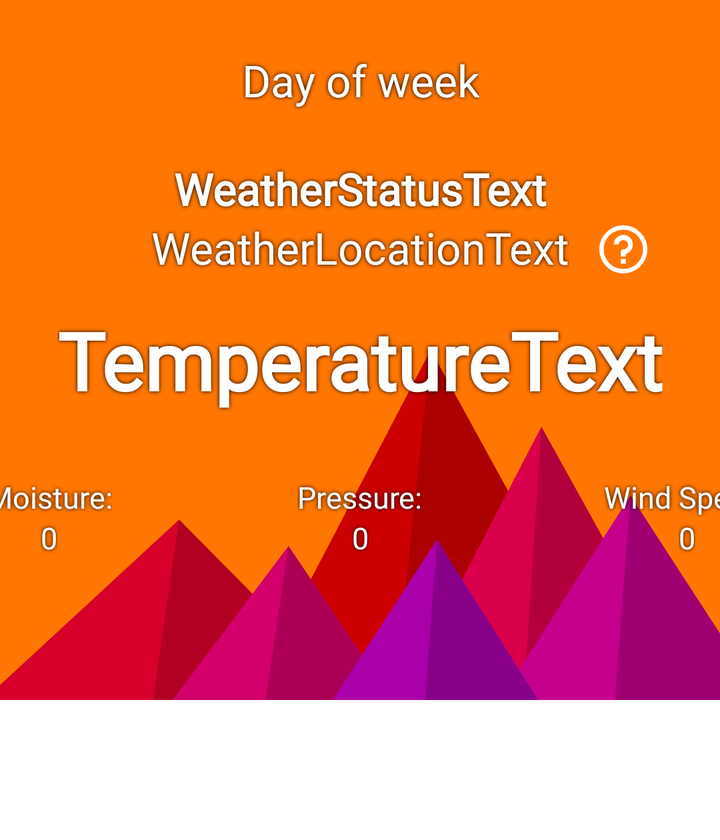
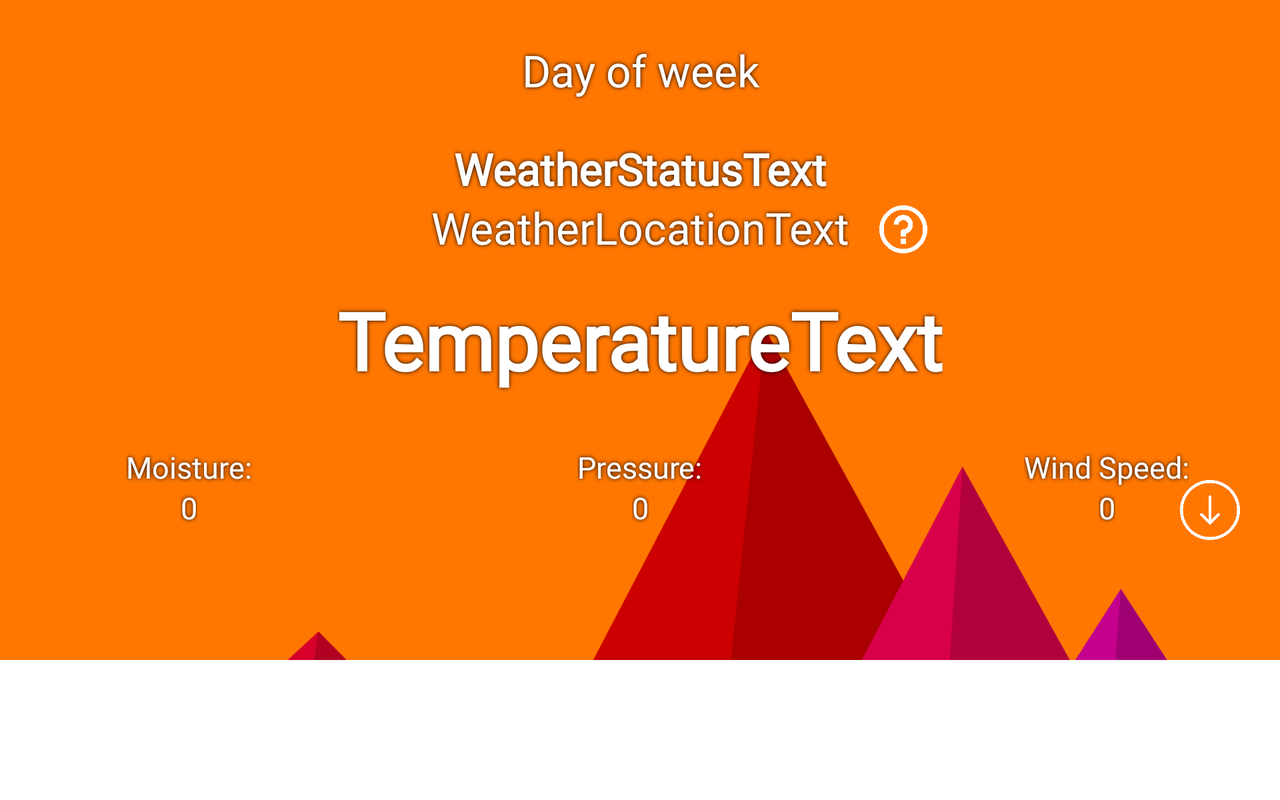

First picture: res/layout/ on a phone held upright. Second picture: the repository's own variant of that layout, on a device whose configuration matches the variant's folder. Source for both follows.
<!-- AndroidManifest.xml: application theme Theme.WeatherToday -->
<!-- res/layout/fragment_main.xml -->
<?xml version="1.0" encoding="utf-8"?>
<androidx.core.widget.NestedScrollView xmlns:android="http://schemas.android.com/apk/res/android"
    xmlns:app="http://schemas.android.com/apk/res-auto"
    xmlns:tools="http://schemas.android.com/tools"
    android:id="@+id/mainScrollView"
    android:layout_width="match_parent"
    android:layout_height="wrap_content"
    tools:context=".fragments.MainFragment">

    <androidx.constraintlayout.widget.ConstraintLayout
        android:layout_width="match_parent"
        android:layout_height="wrap_content"
        tools:context=".MainActivity">

        <ImageView
            android:id="@+id/backgroundView"
            android:layout_width="match_parent"
            android:layout_height="350dp"
            android:scaleType="centerCrop"
            android:src="@drawable/main_background"
            app:layout_constraintEnd_toEndOf="parent"
            app:layout_constraintStart_toStartOf="parent"
            app:layout_constraintTop_toTopOf="parent" />

        <ImageView
            android:id="@+id/locationInfoView"
            android:layout_width="wrap_content"
            android:layout_height="wrap_content"
            android:layout_marginStart="15dp"
            android:layout_marginTop="2dp"
            android:src="@drawable/ic_question"
            app:layout_constraintBottom_toBottomOf="@+id/weatherLocationView"
            app:layout_constraintStart_toEndOf="@+id/weatherLocationView"
            app:layout_constraintTop_toTopOf="@+id/weatherLocationView" />

        <TextView
            android:id="@+id/dayOfWeekView"
            android:layout_width="wrap_content"
            android:layout_height="wrap_content"
            android:fontFamily="@font/balsamiqsans_bold"
            android:text="@string/day_of_week"
            android:theme="@style/locationInfoText"
            app:layout_constraintBottom_toTopOf="@+id/weatherStatusView"
            app:layout_constraintEnd_toEndOf="@+id/weatherStatusView"
            app:layout_constraintStart_toStartOf="@+id/weatherStatusView"
            app:layout_constraintTop_toTopOf="@+id/backgroundView" />

        <TextView
            android:id="@+id/weatherStatusView"
            android:layout_width="wrap_content"
            android:layout_height="wrap_content"
            android:fontFamily="@font/balsamiqsans_bold"
            android:gravity="center"
            android:text="@string/weather_status_text"
            android:textStyle="bold"
            android:theme="@style/locationInfoText"
            app:layout_constraintBottom_toTopOf="@+id/weatherLocationView"
            app:layout_constraintEnd_toEndOf="@+id/weatherLocationView"
            app:layout_constraintStart_toStartOf="@+id/weatherLocationView" />

        <TextView
            android:id="@+id/weatherLocationView"
            android:layout_width="wrap_content"
            android:layout_height="wrap_content"
            android:layout_marginBottom="15dp"
            android:fontFamily="@font/balsamiqsans_regular"
            android:text="@string/weather_location"
            android:theme="@style/locationInfoText"
            app:layout_constraintBottom_toTopOf="@+id/weatherTemperatureView"
            app:layout_constraintEnd_toEndOf="@+id/weatherTemperatureView"
            app:layout_constraintStart_toStartOf="@+id/weatherTemperatureView" />

        <TextView
            android:id="@+id/weatherTemperatureView"
            android:layout_width="wrap_content"
            android:layout_height="wrap_content"
            android:layout_marginTop="20dp"
            android:layout_marginBottom="10dp"
            android:fontFamily="@font/balsamiqsans_bold"
            android:shadowColor="@color/black"
            android:shadowRadius="5"
            android:text="@string/temperature_text"
            android:textSize="40sp"
            android:textStyle="bold"
            android:theme="@style/mainPageText"
            app:layout_constraintBottom_toBottomOf="@+id/backgroundView"
            app:layout_constraintEnd_toEndOf="parent"
            app:layout_constraintStart_toStartOf="@+id/backgroundView"
            app:layout_constraintTop_toTopOf="@id/backgroundView" />

        <TextView
            android:id="@+id/weatherMoistureValueView"
            android:layout_width="wrap_content"
            android:layout_height="wrap_content"
            android:fontFamily="@font/balsamiqsans_regular"
            android:text="0"
            android:theme="@style/weatherParams"
            app:layout_constraintEnd_toEndOf="@+id/weatherMoistureView"
            app:layout_constraintStart_toStartOf="@+id/weatherMoistureView"
            app:layout_constraintTop_toBottomOf="@+id/weatherMoistureView"
            tools:ignore="HardcodedText" />

        <TextView
            android:id="@+id/weatherMoistureView"
            android:layout_width="wrap_content"
            android:layout_height="wrap_content"
            android:layout_marginStart="20dp"
            android:fontFamily="@font/balsamiqsans_regular"
            android:text="@string/moisture"
            android:theme="@style/weatherParams"
            app:layout_constraintBottom_toTopOf="@+id/weatherPressureValueView"
            app:layout_constraintEnd_toStartOf="@+id/weatherTemperatureView"
            app:layout_constraintStart_toStartOf="@id/backgroundView" />

        <TextView
            android:id="@+id/weatherPressureValueView"
            android:layout_width="wrap_content"
            android:layout_height="wrap_content"
            android:fontFamily="@font/balsamiqsans_regular"
            android:text="0"
            android:theme="@style/weatherParams"
            app:layout_constraintEnd_toEndOf="@+id/weatherPressureView"
            app:layout_constraintStart_toStartOf="@+id/weatherPressureView"
            app:layout_constraintTop_toBottomOf="@+id/weatherPressureView"
            tools:ignore="HardcodedText" />

        <TextView
            android:id="@+id/weatherPressureView"
            android:layout_width="wrap_content"
            android:layout_height="wrap_content"
            android:layout_marginBottom="60dp"
            android:fontFamily="@font/balsamiqsans_regular"
            android:text="@string/pressure"
            android:theme="@style/weatherParams"
            app:layout_constraintBottom_toBottomOf="@+id/backgroundView"
            app:layout_constraintEnd_toEndOf="@+id/weatherTemperatureView"
            app:layout_constraintStart_toStartOf="@+id/weatherTemperatureView"
            app:layout_constraintTop_toBottomOf="@+id/weatherTemperatureView" />

        <TextView
            android:id="@+id/windSpeedView"
            android:layout_width="wrap_content"
            android:layout_height="wrap_content"
            android:layout_marginEnd="5dp"
            android:fontFamily="@font/balsamiqsans_regular"
            android:text="@string/wind"
            android:theme="@style/weatherParams"
            app:layout_constraintBottom_toTopOf="@+id/weatherPressureValueView"
            app:layout_constraintEnd_toEndOf="@id/backgroundView"
            app:layout_constraintStart_toEndOf="@+id/weatherTemperatureView" />

        <TextView
            android:id="@+id/windSpeedValueView"
            android:layout_width="wrap_content"
            android:layout_height="wrap_content"
            android:fontFamily="@font/balsamiqsans_regular"
            android:text="0"
            android:theme="@style/weatherParams"
            app:layout_constraintEnd_toEndOf="@+id/windSpeedView"
            app:layout_constraintStart_toStartOf="@+id/windSpeedView"
            app:layout_constraintTop_toBottomOf="@+id/windSpeedView"
            tools:ignore="HardcodedText" />

        <androidx.recyclerview.widget.RecyclerView
            android:id="@+id/daysListView"
            android:layout_width="match_parent"
            android:layout_height="wrap_content"
            android:nestedScrollingEnabled="false"
            android:padding="5dp"
            app:layout_constraintBottom_toBottomOf="parent"
            app:layout_constraintEnd_toEndOf="parent"
            app:layout_constraintStart_toStartOf="parent"
            app:layout_constraintTop_toBottomOf="@id/backgroundView" />

        <ProgressBar
            android:id="@+id/progressBarView"
            android:layout_width="50dp"
            android:layout_height="50dp"
            android:layout_marginTop="20dp"
            android:indeterminateBehavior="repeat"
            app:layout_constraintEnd_toEndOf="parent"
            app:layout_constraintStart_toStartOf="parent"
            app:layout_constraintTop_toBottomOf="@+id/backgroundView" />

    </androidx.constraintlayout.widget.ConstraintLayout>

</androidx.core.widget.NestedScrollView>
<!-- resources referenced by this layout -->
<resources>
  <color name="black">#FF000000</color>
  <!-- drawable ic_question (drawable) -->
  <vector xmlns:android="http://schemas.android.com/apk/res/android"
      android:width="24dp"
      android:height="24dp"
      android:viewportWidth="426.667"
      android:viewportHeight="426.667">
      <path
          android:fillColor="@color/white"
          android:pathData="M192,298.667h42.667v42.667h-42.667z" />
      <path
          android:fillColor="@color/white"
          android:pathData="M213.333,0C95.513,0 0,95.513 0,213.333s95.513,213.333 213.333,213.333s213.333,-95.513 213.333,-213.333S331.154,0 213.333,0zM213.333,388.053c-96.495,0 -174.72,-78.225 -174.72,-174.72s78.225,-174.72 174.72,-174.72c96.446,0.117 174.602,78.273 174.72,174.72C388.053,309.829 309.829,388.053 213.333,388.053z" />
      <path
          android:fillColor="@color/white"
          android:pathData="M296.32,150.4c-10.974,-45.833 -57.025,-74.091 -102.858,-63.117c-38.533,9.226 -65.646,43.762 -65.462,83.384h42.667c2.003,-23.564 22.729,-41.043 46.293,-39.04s41.043,22.729 39.04,46.293c-4.358,21.204 -23.38,36.169 -45.013,35.413c-10.486,0 -18.987,8.501 -18.987,18.987v0v45.013h42.667v-24.32C279.787,241.378 307.232,195.701 296.32,150.4z" />
  </vector>
  <string name="day_of_week">Day of week</string>
  <string name="moisture">Moisture:</string>
  <string name="pressure">Pressure:</string>
  <string name="temperature_text">TemperatureText</string>
  <string name="weather_location">WeatherLocationText</string>
  <string name="weather_status_text">WeatherStatusText</string>
  <string name="wind">Wind Speed:</string>
  <style name="locationInfoText" parent="mainPageText">
          <item name="android:textSize">22sp</item>
          <item name="android:shadowRadius">5</item>
          <item name="android:shadowColor">@color/black</item>
      </style>
  <style name="mainPageText">
          <item name="android:textColor">@color/white</item>
      </style>
  <style name="weatherParams" parent="mainPageText">
          <item name="android:textSize">15sp</item>
          <item name="android:shadowRadius">5</item>
          <item name="android:shadowColor">@color/black</item>
      </style>
  <style name="Theme.WeatherToday" parent="Theme.MaterialComponents.DayNight.DarkActionBar">
          
          <item name="colorPrimary">@color/colorPrimary</item>
          <item name="colorPrimaryVariant">@color/colorPrimaryDark</item>
          <item name="colorOnPrimary">@color/white</item>
          
          <item name="colorSecondary">@color/colorSecondary</item>
          <item name="colorSecondaryVariant">@color/colorSecondaryDark</item>
          <item name="colorOnSecondary">@color/black</item>
          
          <item name="android:statusBarColor" tools:targetApi="l">?attr/colorPrimaryVariant</item>
          
      </style>
  <color name="white">#FFFFFFFF</color>
  <color name="colorPrimary">#1565c0</color>
  <color name="colorPrimaryDark">#003c8f</color>
  <color name="colorSecondary">#26c6da</color>
  <color name="colorSecondaryDark">#0095a8</color>
  <!-- some entries are left out for length -->
</resources>
<!-- res/layout-land/fragment_main.xml (the repository's variant of the layout above) -->
<!-- drawn on the phone turned sideways -->
<?xml version="1.0" encoding="utf-8"?>
<androidx.core.widget.NestedScrollView xmlns:android="http://schemas.android.com/apk/res/android"
    xmlns:app="http://schemas.android.com/apk/res-auto"
    xmlns:tools="http://schemas.android.com/tools"
    android:layout_width="match_parent"
    android:layout_height="wrap_content"
    tools:context=".fragments.MainFragment"
    android:id="@+id/mainScrollView">

    <androidx.constraintlayout.widget.ConstraintLayout
        android:layout_width="match_parent"
        android:layout_height="wrap_content"
        tools:context=".MainActivity">

        <ImageView
            android:id="@+id/backgroundView"
            android:layout_width="match_parent"
            android:layout_height="330dp"
            android:scaleType="centerCrop"
            android:src="@drawable/main_background"
            app:layout_constraintEnd_toEndOf="parent"
            app:layout_constraintStart_toStartOf="parent"
            app:layout_constraintTop_toTopOf="parent" />

        <ImageView
            android:id="@+id/locationInfoView"
            android:layout_width="wrap_content"
            android:layout_height="wrap_content"
            android:layout_marginStart="15dp"
            android:layout_marginTop="2dp"
            android:src="@drawable/ic_question"
            app:layout_constraintBottom_toBottomOf="@+id/weatherLocationView"
            app:layout_constraintStart_toEndOf="@+id/weatherLocationView"
            app:layout_constraintTop_toTopOf="@+id/weatherLocationView" />

        <TextView
            android:id="@+id/dayOfWeekView"
            android:layout_width="wrap_content"
            android:layout_height="wrap_content"
            android:fontFamily="@font/balsamiqsans_bold"
            android:text="@string/day_of_week"
            android:theme="@style/locationInfoText"
            app:layout_constraintBottom_toTopOf="@+id/weatherStatusView"
            app:layout_constraintEnd_toEndOf="@+id/weatherStatusView"
            app:layout_constraintStart_toStartOf="@+id/weatherStatusView"
            app:layout_constraintTop_toTopOf="@+id/backgroundView" />

        <TextView
            android:id="@+id/weatherStatusView"
            android:layout_width="wrap_content"
            android:layout_height="wrap_content"
            android:fontFamily="@font/balsamiqsans_bold"
            android:gravity="center"
            android:text="@string/weather_status_text"
            android:textStyle="bold"
            android:theme="@style/locationInfoText"
            app:layout_constraintBottom_toTopOf="@+id/weatherLocationView"
            app:layout_constraintEnd_toEndOf="@+id/weatherLocationView"
            app:layout_constraintStart_toStartOf="@+id/weatherLocationView" />

        <TextView
            android:id="@+id/weatherLocationView"
            android:layout_width="wrap_content"
            android:layout_height="wrap_content"
            android:layout_marginBottom="15dp"
            android:fontFamily="@font/balsamiqsans_regular"
            android:text="@string/weather_location"
            android:theme="@style/locationInfoText"
            app:layout_constraintBottom_toTopOf="@+id/weatherTemperatureView"
            app:layout_constraintEnd_toEndOf="@+id/weatherTemperatureView"
            app:layout_constraintStart_toStartOf="@+id/weatherTemperatureView" />

        <TextView
            android:id="@+id/weatherTemperatureView"
            android:layout_width="wrap_content"
            android:layout_height="wrap_content"
            android:layout_marginTop="20dp"
            android:layout_marginBottom="10dp"
            android:fontFamily="@font/balsamiqsans_bold"
            android:text="@string/temperature_text"
            android:textSize="40sp"
            android:textStyle="bold"
            android:theme="@style/mainPageText"
            android:shadowColor="@color/black"
            android:shadowRadius="5"
            app:layout_constraintBottom_toBottomOf="@+id/backgroundView"
            app:layout_constraintEnd_toEndOf="parent"
            app:layout_constraintStart_toStartOf="@+id/backgroundView"
            app:layout_constraintTop_toTopOf="@id/backgroundView" />

        <TextView
            android:id="@+id/weatherMoistureValueView"
            android:layout_width="wrap_content"
            android:layout_height="wrap_content"
            android:fontFamily="@font/balsamiqsans_regular"
            android:text="0"
            android:theme="@style/weatherParams"
            app:layout_constraintEnd_toEndOf="@+id/weatherMoistureView"
            app:layout_constraintStart_toStartOf="@+id/weatherMoistureView"
            app:layout_constraintTop_toBottomOf="@+id/weatherMoistureView"
            tools:ignore="HardcodedText" />

        <TextView
            android:id="@+id/weatherMoistureView"
            android:layout_width="wrap_content"
            android:layout_height="wrap_content"
            android:layout_marginStart="20dp"
            android:fontFamily="@font/balsamiqsans_regular"
            android:text="@string/moisture"
            android:theme="@style/weatherParams"
            app:layout_constraintBottom_toTopOf="@+id/weatherPressureValueView"
            app:layout_constraintEnd_toStartOf="@+id/weatherTemperatureView"
            app:layout_constraintStart_toStartOf="@id/backgroundView" />

        <TextView
            android:id="@+id/weatherPressureValueView"
            android:layout_width="wrap_content"
            android:layout_height="wrap_content"
            android:fontFamily="@font/balsamiqsans_regular"
            android:text="0"
            android:theme="@style/weatherParams"
            app:layout_constraintEnd_toEndOf="@+id/weatherPressureView"
            app:layout_constraintStart_toStartOf="@+id/weatherPressureView"
            app:layout_constraintTop_toBottomOf="@+id/weatherPressureView"
            tools:ignore="HardcodedText" />

        <TextView
            android:id="@+id/weatherPressureView"
            android:layout_width="wrap_content"
            android:layout_height="wrap_content"
            android:layout_marginBottom="60dp"
            android:fontFamily="@font/balsamiqsans_regular"
            android:text="@string/pressure"
            android:theme="@style/weatherParams"
            app:layout_constraintBottom_toBottomOf="@+id/backgroundView"
            app:layout_constraintEnd_toEndOf="@+id/weatherTemperatureView"
            app:layout_constraintStart_toStartOf="@+id/weatherTemperatureView"
            app:layout_constraintTop_toBottomOf="@+id/weatherTemperatureView" />

        <TextView
            android:id="@+id/windSpeedView"
            android:layout_width="wrap_content"
            android:layout_height="wrap_content"
            android:layout_marginEnd="5dp"
            android:fontFamily="@font/balsamiqsans_regular"
            android:text="@string/wind"
            android:theme="@style/weatherParams"
            app:layout_constraintBottom_toTopOf="@+id/weatherPressureValueView"
            app:layout_constraintEnd_toEndOf="@id/backgroundView"
            app:layout_constraintStart_toEndOf="@+id/weatherTemperatureView" />

        <TextView
            android:id="@+id/windSpeedValueView"
            android:layout_width="wrap_content"
            android:layout_height="wrap_content"
            android:fontFamily="@font/balsamiqsans_regular"
            android:text="0"
            android:theme="@style/weatherParams"
            app:layout_constraintEnd_toEndOf="@+id/windSpeedView"
            app:layout_constraintStart_toStartOf="@+id/windSpeedView"
            app:layout_constraintTop_toBottomOf="@+id/windSpeedView"
            tools:ignore="HardcodedText" />

        <ImageView
            android:id="@+id/btnDownView"
            android:layout_width="wrap_content"
            android:layout_height="wrap_content"
            android:src="@drawable/ic_round_arrow_down"
            android:layout_marginBottom="60dp"
            android:layout_marginEnd="20dp"
            app:layout_constraintBottom_toBottomOf="@id/backgroundView"
            app:layout_constraintEnd_toEndOf="@+id/backgroundView" />

        <androidx.recyclerview.widget.RecyclerView
            android:id="@+id/daysListView"
            android:layout_width="match_parent"
            android:layout_height="wrap_content"
            android:nestedScrollingEnabled="false"
            android:padding="5dp"
            app:layout_constraintBottom_toBottomOf="parent"
            app:layout_constraintEnd_toEndOf="parent"
            app:layout_constraintStart_toStartOf="parent"
            app:layout_constraintTop_toBottomOf="@id/backgroundView" />

        <ProgressBar
            android:id="@+id/progressBarView"
            android:layout_width="50dp"
            android:layout_height="50dp"
            android:layout_marginTop="20dp"
            android:indeterminateBehavior="repeat"
            app:layout_constraintEnd_toEndOf="parent"
            app:layout_constraintStart_toStartOf="parent"
            app:layout_constraintTop_toBottomOf="@+id/backgroundView" />

    </androidx.constraintlayout.widget.ConstraintLayout>

</androidx.core.widget.NestedScrollView>
<!-- resources referenced by the variant -->
<!-- as the phone turned sideways resolves them -->
<resources>
  <color name="black">#FF000000</color>
  <!-- drawable ic_question (drawable) -->
  <vector xmlns:android="http://schemas.android.com/apk/res/android"
      android:width="24dp"
      android:height="24dp"
      android:viewportWidth="426.667"
      android:viewportHeight="426.667">
      <path
          android:fillColor="@color/white"
          android:pathData="M192,298.667h42.667v42.667h-42.667z" />
      <path
          android:fillColor="@color/white"
          android:pathData="M213.333,0C95.513,0 0,95.513 0,213.333s95.513,213.333 213.333,213.333s213.333,-95.513 213.333,-213.333S331.154,0 213.333,0zM213.333,388.053c-96.495,0 -174.72,-78.225 -174.72,-174.72s78.225,-174.72 174.72,-174.72c96.446,0.117 174.602,78.273 174.72,174.72C388.053,309.829 309.829,388.053 213.333,388.053z" />
      <path
          android:fillColor="@color/white"
          android:pathData="M296.32,150.4c-10.974,-45.833 -57.025,-74.091 -102.858,-63.117c-38.533,9.226 -65.646,43.762 -65.462,83.384h42.667c2.003,-23.564 22.729,-41.043 46.293,-39.04s41.043,22.729 39.04,46.293c-4.358,21.204 -23.38,36.169 -45.013,35.413c-10.486,0 -18.987,8.501 -18.987,18.987v0v45.013h42.667v-24.32C279.787,241.378 307.232,195.701 296.32,150.4z" />
  </vector>
  <!-- drawable ic_round_arrow_down (drawable) -->
  <vector xmlns:android="http://schemas.android.com/apk/res/android"
      android:width="30dp"
      android:height="30dp"
      android:viewportWidth="490.4"
      android:viewportHeight="490.4">
      <path
          android:fillColor="#FFFFFF"
          android:pathData="M490.4,245.2C490.4,110 380.4,0 245.2,0S0,110 0,245.2s110,245.2 245.2,245.2S490.4,380.4 490.4,245.2zM24.5,245.2c0,-121.7 99,-220.7 220.7,-220.7s220.7,99 220.7,220.7s-99,220.7 -220.7,220.7S24.5,366.9 24.5,245.2z" />
      <path
          android:fillColor="#FFFFFF"
          android:pathData="M253.9,360.4l68.9,-68.9c4.8,-4.8 4.8,-12.5 0,-17.3s-12.5,-4.8 -17.3,0l-48,48V138.7c0,-6.8 -5.5,-12.3 -12.3,-12.3s-12.3,5.5 -12.3,12.3v183.4l-48,-48c-4.8,-4.8 -12.5,-4.8 -17.3,0s-4.8,12.5 0,17.3l68.9,68.9c2.4,2.4 5.5,3.6 8.7,3.6S251.5,362.8 253.9,360.4z" />
  </vector>
  <string name="day_of_week">Day of week</string>
  <string name="moisture">Moisture:</string>
  <string name="pressure">Pressure:</string>
  <string name="temperature_text">TemperatureText</string>
  <string name="weather_location">WeatherLocationText</string>
  <string name="weather_status_text">WeatherStatusText</string>
  <string name="wind">Wind Speed:</string>
  <style name="locationInfoText" parent="mainPageText">
          <item name="android:textSize">22sp</item>
          <item name="android:shadowRadius">5</item>
          <item name="android:shadowColor">@color/black</item>
      </style>
  <style name="mainPageText">
          <item name="android:textColor">@color/white</item>
      </style>
  <style name="weatherParams" parent="mainPageText">
          <item name="android:textSize">15sp</item>
          <item name="android:shadowRadius">5</item>
          <item name="android:shadowColor">@color/black</item>
      </style>
  <style name="Theme.WeatherToday" parent="Theme.MaterialComponents.DayNight.DarkActionBar">
          
          <item name="colorPrimary">@color/colorPrimary</item>
          <item name="colorPrimaryVariant">@color/colorPrimaryDark</item>
          <item name="colorOnPrimary">@color/white</item>
          
          <item name="colorSecondary">@color/colorSecondary</item>
          <item name="colorSecondaryVariant">@color/colorSecondaryDark</item>
          <item name="colorOnSecondary">@color/black</item>
          
          <item name="android:statusBarColor" tools:targetApi="l">?attr/colorPrimaryVariant</item>
          
      </style>
  <color name="white">#FFFFFFFF</color>
  <color name="colorPrimary">#1565c0</color>
  <color name="colorPrimaryDark">#003c8f</color>
  <color name="colorSecondary">#26c6da</color>
  <color name="colorSecondaryDark">#0095a8</color>
  <!-- some entries are left out for length -->
</resources>
